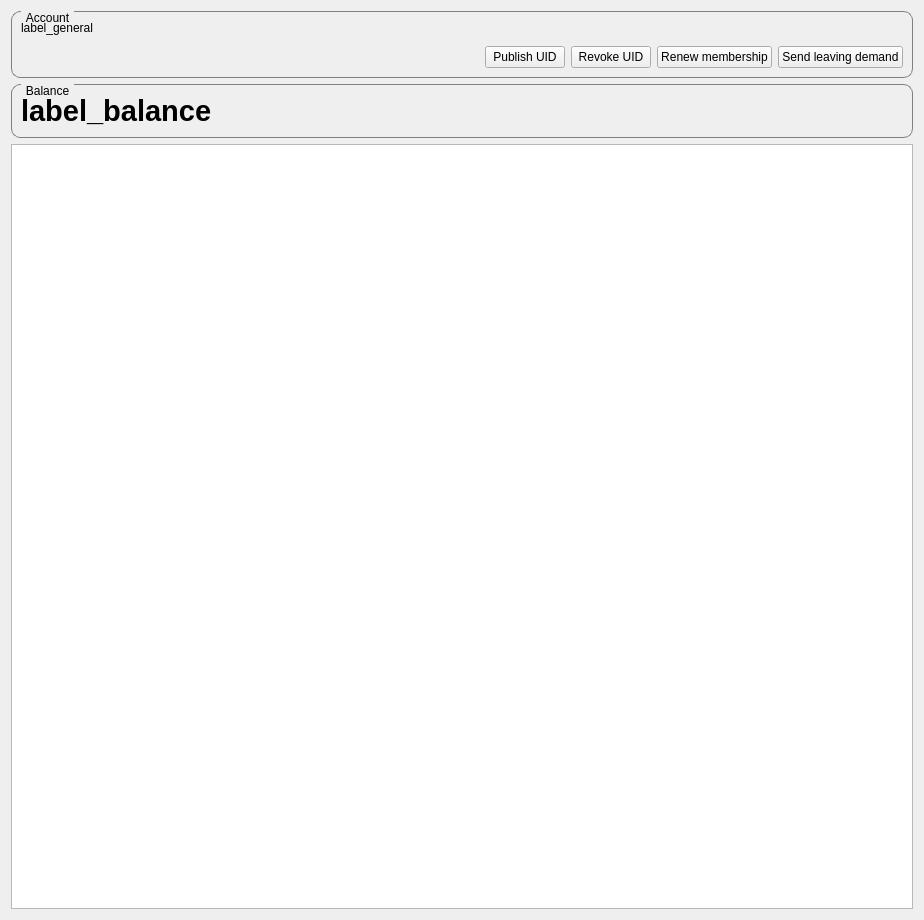
<?xml version="1.0" encoding="UTF-8"?>
<ui version="4.0">
 <class>WalletsTab</class>
 <widget class="QWidget" name="WalletsTab">
  <property name="geometry">
   <rect>
    <x>0</x>
    <y>0</y>
    <width>924</width>
    <height>920</height>
   </rect>
  </property>
  <property name="windowTitle">
   <string>Form</string>
  </property>
  <property name="styleSheet">
   <string notr="true">QGroupBox {
    border: 1px solid gray;
    border-radius: 9px;
    margin-top: 0.5em;
}

QGroupBox::title {
    subcontrol-origin: margin;
    left: 10px;
    padding: 0 3px 0 3px;
	font-weight: bold;
}</string>
  </property>
  <layout class="QGridLayout" name="gridLayout">
   <item row="0" column="0">
    <widget class="QGroupBox" name="groupBox">
     <property name="sizePolicy">
      <sizepolicy hsizetype="Preferred" vsizetype="Preferred">
       <horstretch>0</horstretch>
       <verstretch>0</verstretch>
      </sizepolicy>
     </property>
     <property name="styleSheet">
      <string notr="true"/>
     </property>
     <property name="title">
      <string>Account</string>
     </property>
     <property name="flat">
      <bool>true</bool>
     </property>
     <layout class="QGridLayout" name="gridLayout_2">
      <item row="0" column="0">
       <widget class="QLabel" name="label_general">
        <property name="text">
         <string>label_general</string>
        </property>
        <property name="textFormat">
         <enum>Qt::RichText</enum>
        </property>
        <property name="alignment">
         <set>Qt::AlignLeading|Qt::AlignLeft|Qt::AlignTop</set>
        </property>
       </widget>
      </item>
      <item row="1" column="0">
       <layout class="QHBoxLayout" name="horizontalLayout_2">
        <property name="leftMargin">
         <number>0</number>
        </property>
        <property name="topMargin">
         <number>5</number>
        </property>
        <item>
         <spacer name="horizontalSpacer">
          <property name="orientation">
           <enum>Qt::Horizontal</enum>
          </property>
          <property name="sizeHint" stdset="0">
           <size>
            <width>40</width>
            <height>20</height>
           </size>
          </property>
         </spacer>
        </item>
        <item>
         <widget class="QPushButton" name="button_publish_uid">
          <property name="text">
           <string>Publish UID</string>
          </property>
         </widget>
        </item>
        <item>
         <widget class="QPushButton" name="button_revoke_uid">
          <property name="text">
           <string>Revoke UID</string>
          </property>
         </widget>
        </item>
        <item>
         <widget class="QPushButton" name="button_membership">
          <property name="text">
           <string>Renew membership</string>
          </property>
         </widget>
        </item>
        <item>
         <widget class="QPushButton" name="button_leaving">
          <property name="text">
           <string>Send leaving demand</string>
          </property>
         </widget>
        </item>
       </layout>
      </item>
     </layout>
    </widget>
   </item>
   <item row="1" column="0">
    <widget class="QGroupBox" name="groupBox_2">
     <property name="title">
      <string>Balance</string>
     </property>
     <layout class="QVBoxLayout" name="verticalLayout_3">
      <item>
       <widget class="QLabel" name="label_balance">
        <property name="font">
         <font>
          <pointsize>22</pointsize>
          <weight>75</weight>
          <bold>true</bold>
         </font>
        </property>
        <property name="text">
         <string>label_balance</string>
        </property>
        <property name="alignment">
         <set>Qt::AlignLeading|Qt::AlignLeft|Qt::AlignTop</set>
        </property>
       </widget>
      </item>
     </layout>
    </widget>
   </item>
   <item row="2" column="0">
    <widget class="QTableView" name="table_wallets">
     <property name="sizePolicy">
      <sizepolicy hsizetype="Expanding" vsizetype="Preferred">
       <horstretch>0</horstretch>
       <verstretch>1</verstretch>
      </sizepolicy>
     </property>
     <property name="contextMenuPolicy">
      <enum>Qt::CustomContextMenu</enum>
     </property>
     <property name="alternatingRowColors">
      <bool>true</bool>
     </property>
     <property name="selectionMode">
      <enum>QAbstractItemView::SingleSelection</enum>
     </property>
     <property name="selectionBehavior">
      <enum>QAbstractItemView::SelectRows</enum>
     </property>
     <property name="sortingEnabled">
      <bool>true</bool>
     </property>
     <attribute name="horizontalHeaderStretchLastSection">
      <bool>true</bool>
     </attribute>
     <attribute name="verticalHeaderVisible">
      <bool>false</bool>
     </attribute>
    </widget>
   </item>
  </layout>
 </widget>
 <resources>
  <include location="../icons/icons.qrc"/>
 </resources>
 <connections>
  <connection>
   <sender>table_wallets</sender>
   <signal>customContextMenuRequested(QPoint)</signal>
   <receiver>WalletsTab</receiver>
   <slot>wallet_context_menu(QPoint)</slot>
   <hints>
    <hint type="sourcelabel">
     <x>199</x>
     <y>346</y>
    </hint>
    <hint type="destinationlabel">
     <x>199</x>
     <y>225</y>
    </hint>
   </hints>
  </connection>
  <connection>
   <sender>button_publish_uid</sender>
   <signal>clicked()</signal>
   <receiver>WalletsTab</receiver>
   <slot>publish_uid()</slot>
   <hints>
    <hint type="sourcelabel">
     <x>430</x>
     <y>69</y>
    </hint>
    <hint type="destinationlabel">
     <x>461</x>
     <y>459</y>
    </hint>
   </hints>
  </connection>
  <connection>
   <sender>button_revoke_uid</sender>
   <signal>clicked()</signal>
   <receiver>WalletsTab</receiver>
   <slot>revoke_uid()</slot>
   <hints>
    <hint type="sourcelabel">
     <x>533</x>
     <y>69</y>
    </hint>
    <hint type="destinationlabel">
     <x>461</x>
     <y>459</y>
    </hint>
   </hints>
  </connection>
  <connection>
   <sender>button_membership</sender>
   <signal>clicked()</signal>
   <receiver>WalletsTab</receiver>
   <slot>send_membership_demand()</slot>
   <hints>
    <hint type="sourcelabel">
     <x>662</x>
     <y>69</y>
    </hint>
    <hint type="destinationlabel">
     <x>461</x>
     <y>459</y>
    </hint>
   </hints>
  </connection>
  <connection>
   <sender>button_leaving</sender>
   <signal>clicked()</signal>
   <receiver>WalletsTab</receiver>
   <slot>send_membership_leaving()</slot>
   <hints>
    <hint type="sourcelabel">
     <x>823</x>
     <y>69</y>
    </hint>
    <hint type="destinationlabel">
     <x>461</x>
     <y>459</y>
    </hint>
   </hints>
  </connection>
 </connections>
 <slots>
  <slot>wallet_context_menu(QPoint)</slot>
  <slot>wallet_changed()</slot>
  <slot>send_membership_demand()</slot>
  <slot>send_membership_leaving()</slot>
  <slot>revoke_uid()</slot>
  <slot>publish_uid()</slot>
 </slots>
</ui>
